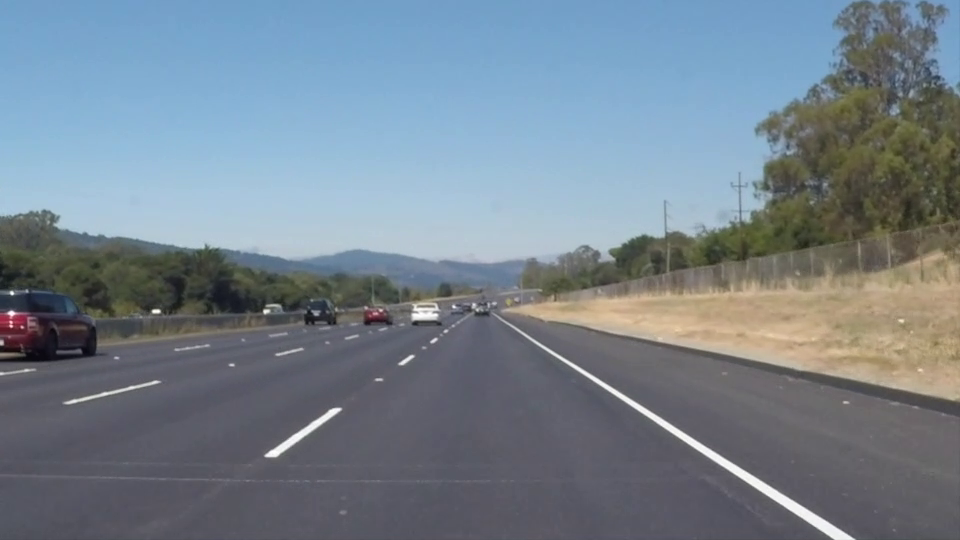
#> input picture frame 22 of visao_computacional/teste_hsl/solidWhiteRight.mp4, 960 x 540 px, given in place of ironcar.mp4, which was not available
$ python deteccaoFaixaEmVideo.py   (Python 2 division)   (older library calls are emulated)
#> lines starting #> are read from the running program, lines starting #| are printed output that depends on the picture; after the words box and inside, x2 and y2 are one past the last pixel; in counts of white or black regions, pixels touching at a corner belong together; pictures that were not available may be replaced by others from this repository, and a replacement may not be noted
### visao_computacional/calibracaoDeteccaoDeLinhas/util.py
# encoding: utf-8
import numpy as np
import cv2 as cv
import math
from time import sleep

def ROIporPorcentagem(img,y1,y2,x1,x2):
    """Recebe intervalos dados em porcentagens da ROI desejada e retorna a ROI
    Por exemplo a metade superior da imagem seria (img,0,50,0,100)
    """
    yMax, xMax = img.shape[0:2]
    return img[(yMax*y1)//100:(yMax*y2)//100,(xMax*x1)//100:(xMax*x2)//100]

class roiObject:
    """recebe a imagem da qual se quer fazer uma roi e as coordenadas dadas em porcentagem e cria um objeto
    """
    # [7 lines left out: function _init_, not called in this run]

    def getRoi(self):
        return self.roi

    # [12 lines left out: functions getAbsCoord, mantemFps, not called in this run]

def nothing(x):
    """função que faz nada para passar para os sliders com ação automática"""
    pass

# [4 lines left out: function distanciaEntrePontos, not called in this run]

def anguloDoRetangulo(retangulo):
    """calcula o ângulo de retangulo dado pela função minAreaRect"""
    #retângulo armazena ângulos de uma forma que é necessário fazer uns ajustes para conseguir o ângulo corretamente
    largura = retangulo[1][0]
    altura = retangulo[1][1]
    angulo = retangulo[2]
    if largura < altura:
        angulo = 90-angulo
    if angulo<0:
        angulo = abs(angulo)
    return round(angulo,2)

def escreveTexto(img,texto,coord):
	"""escreve texto na imagem"""
	fonte = cv.FONT_HERSHEY_PLAIN
	escala = 2
	cor = (0,255,0)
	linha = 2

	cv.putText(img,texto, coord, fonte, escala, cor, linha)

def desenhaRetangulos(imgOriginal,thresh,contourAreaMin=0,contourAreaMax=20000,anguloMin=0,anguloMax=180):
    """Recebe a imagem original e uma imagem binarizada. Na imagem binarizada são encontrados retângulos, que são desenhados na imagem original, caso se encontrem nos limites dados pelos argumentos
    """
    img = imgOriginal.copy()

    #lida com problemas de versao
    try:
        _, contours, _ = cv.findContours(thresh,cv.RETR_EXTERNAL,cv.CHAIN_APPROX_SIMPLE)
    except:
        contours, _ = cv.findContours(thresh,cv.RETR_EXTERNAL,cv.CHAIN_APPROX_SIMPLE)


    cor = (0,0,255)#cor do retangulo que encompassa semaforo

    #para cada contorno detectado encontra um bounding box
    for contour in contours:
        areaContour = cv.contourArea(contour)

        if areaContour<contourAreaMin or areaContour>contourAreaMax:
            continue #vai para próximo item do loop for sem desenhar o retangulo

        retangulo = cv.minAreaRect(contour)
        coordY = (int)(retangulo[0][0])
        coordX = (int)(retangulo[0][1])
        angulo = anguloDoRetangulo(retangulo)

        if angulo<anguloMin or angulo>anguloMax:
            continue #vai para próximo item do loop for sem desenhar o retangulo
        escreveTexto(img,(str)(angulo),(coordY,coordX))

        #lida com problemas de versao
        try:
            caixa = cv.boxPoints(retangulo)
        except:
            caixa = cv.cv.BoxPoints(retangulo)

        caixa = np.int0(caixa)
        cv.drawContours(img,[caixa],0,cor,3)

    return img

def calculaMatrizBEV(dstCols,dstRows,margemCols,margemRows):
    """calcula a matriz para realizar a transformação do ponto de vista para uma perspectiva birdEyeView (no momento calibrada para um vídeo específico)
    """
    rowHigh = dstRows
    colHigh = dstCols - (int)(dstRows*margemCols)
    rowLow = (int)(dstRows*margemCols)
    colLow = 0 + (int)(dstRows*margemCols)

    pts1 = np.float32([[110,80],[20,130],[220,80],[319,138]])
    pts2 = np.float32([[colLow,rowLow],[colLow,rowHigh],[colHigh,rowLow],[colHigh,rowHigh]])

    return cv.getPerspectiveTransform(pts1,pts2)


def criaERedimensionaJanelas(nomeJanela,dimensoes):
    cv.namedWindow(nomeJanela,cv.WINDOW_NORMAL)
    cv.resizeWindow(nomeJanela, dimensoes)

#funções abaixo só são realizadas se o tamanho do kernel não for -1, apenas para calibração
def blur(img,kernelSize):
    if kernelSize == -1:
        return img
    else:
        return cv.GaussianBlur(img,(kernelSize,kernelSize),0)

def opening(img,kernelSize):
    if kernelSize == -1:
        return img
    else:
        kernel = np.ones((kernelSize,kernelSize),np.uint8)
        return cv.morphologyEx(img, cv.MORPH_OPEN, kernel)

# [34 lines left out: functions sobelXY, imagemVazia, desenhaHoughLines, not called in this run]

def filtragemBlobParametros(faixaMinPixels,faixaMaxPixels,faixaMinInertia,faixaMaxInertia):
    parametros = cv.SimpleBlobDetector_Params()

    parametros.minThreshold = 10
    parametros.minThreshold = 200

    parametros.filterByArea = True
    parametros.minArea = faixaMinPixels
    parametros.maxArea = faixaMaxPixels

    #taxa de inercia baixo => objeto alongado ; taxa de inercia alto => objeto arredondado
    parametros.filterByInertia = True
    parametros.minInertiaRatio = faixaMinInertia
    parametros.maxInertiaRatio = faixaMaxInertia

    parametros.filterByConvexity = False
    parametros.filterByCircularity = False

    return parametros

### visao_computacional/calibracaoDeteccaoDeLinhas/deteccaoFaixaEmVideo.py
# encoding: utf-8
import numpy as np
import cv2 as cv
from util import *

"""
Código para calibração do detector de linhas da pista.

Ao executar, mova as janelas porque elas começam em cima uma das outras

Valores bons:
Theshold = 155
Área mínima = 0
Área máxima = 2100
Inércia mínima = 0
Inércia máxima = 34

A inércia se refere ao quão alongado um objeto é. Valores baixos são objetos mais alongados e os altos são objetos mais arredondados. Com isso já dá para separar um pouco o que é uma faixa e o que é brilho do sol
"""


numeroDeSets = 3
numeroDeImagens = 21
path = './videos/'
video = 'ironcar.mp4'

#tamanho da imagem com perspectiva BEV
dstCols = 400
dstRows = 600
#margens da imagem com perspectiva BEV
margemCols = 0.2
margemRows = 0.6


#cria janela para parâmetros
wnd = 'Parametros'
cv.namedWindow(wnd)

#cria um slider para cada parâmetro
indexSetBar = 'Set escolhido'
cv.createTrackbar(indexSetBar, wnd,0,numeroDeSets-1,nothing)
#> slider 'Set escolhido' is set to 2

indexFotoBar = 'Foto escolhida'
cv.createTrackbar(indexFotoBar, wnd,0,numeroDeImagens-1,nothing)
#> slider 'Foto escolhida' is set to 20

thValueBar = 'valor Threshold'
cv.createTrackbar(thValueBar, wnd,0,255,nothing)
#> slider 'valor Threshold' is set to 85

blurKernelBar = 'tamanho do kernel para blur(2k-1)'
cv.createTrackbar(blurKernelBar, wnd,0,10,nothing)
#> slider 'tamanho do kernel para blur(2k' is set to 3

openingKernelBar = 'tamanho do kernel para opening(2k-1)'
cv.createTrackbar(openingKernelBar, wnd,0,10,nothing)
#> slider 'tamanho do kernel para opening' is set to 3

faixaMinAreaBar = 'Area minima'
cv.createTrackbar(faixaMinAreaBar, wnd,200,10000,nothing)

faixaMaxAreaBar = 'Area maxima'
cv.createTrackbar(faixaMaxAreaBar, wnd,2000,10000,nothing)

faixaMinInertiaBar = 'Inercia minima(%)'
cv.createTrackbar(faixaMinInertiaBar, wnd,0,100,nothing)
#> slider 'Inercia minima(%)' is set to 20

faixaMaxInertiaBar = 'Inercia maxima(%)'
cv.createTrackbar(faixaMaxInertiaBar, wnd,25,100,nothing)

harris_blockSizeBar = 'harris block size'
cv.createTrackbar(harris_blockSizeBar, wnd,0,10,nothing)
#> slider 'harris block size' is set to 3

harris_kSizeBar = 'harris k size'
cv.createTrackbar(harris_kSizeBar, wnd,0,10,nothing)
#> slider 'harris k size' is set to 3

harris_kBar = 'harris free parameter(0,04 - 0,06)'
cv.createTrackbar(harris_kBar, wnd,0,20,nothing)
#> slider 'harris free parameter(0,04 - 0' is set to 6


#cria e muda tamanho das janelas
#originalWnd = 'Original'
predetectWnd = 'Binarizada'
blobWnd = 'Blob Detector'
harrisWnd = 'Harris Detection'
#BEV_Wnd = 'Bird Eye View'
retangulosWnd = 'Retangulos'


dimensoes = (400,300)
#criaERedimensionaJanelas(originalWnd,dimensoes)
criaERedimensionaJanelas(predetectWnd,dimensoes)
criaERedimensionaJanelas(blobWnd,dimensoes)
criaERedimensionaJanelas(harrisWnd,dimensoes)
criaERedimensionaJanelas(retangulosWnd,dimensoes)

matrizVisaoTopo = calculaMatrizBEV(dstCols,dstRows,margemCols,margemRows)

saiDoLoop = False

while(True):
    cap = cv.VideoCapture(path+video)
    #cap = cv.VideoCapture('ROBORACE_pista.mp4')

    if saiDoLoop:
        break

    while(True):

        #lê parâmetros dos sliders
        indexSet = cv.getTrackbarPos(indexSetBar, wnd)
        indexFoto = cv.getTrackbarPos(indexFotoBar, wnd)
        thValue = cv.getTrackbarPos(thValueBar, wnd)
        blurKernelSize = 2*cv.getTrackbarPos(blurKernelBar, wnd) - 1
        openingKernelSize = 2*cv.getTrackbarPos(openingKernelBar, wnd) - 1

        faixaMinPixels = cv.getTrackbarPos(faixaMinAreaBar, wnd)
        faixaMaxPixels = cv.getTrackbarPos(faixaMaxAreaBar, wnd)
        faixaMinInertia = 1.0*cv.getTrackbarPos(faixaMinInertiaBar, wnd)/100
        faixaMaxInertia = 1.0*cv.getTrackbarPos(faixaMaxInertiaBar, wnd)/100

        harris_blockSize = cv.getTrackbarPos(harris_blockSizeBar, wnd)+1
        harris_kSize = 2*cv.getTrackbarPos(harris_kSizeBar, wnd)+1
        harris_k = 1.0*(cv.getTrackbarPos(harris_kBar, wnd)/1000) +0.04


        _, image = cap.read()
#> image is the input picture: shape (540, 960, 3); mean B, G, R 141.9, 130.7, 117.7

        #reinicia vídeo
        try:
            gray = cv.cvtColor(image, cv.COLOR_BGR2GRAY)#converte para escala de cinza
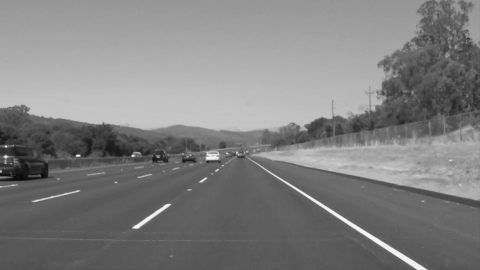
#> gray: shape (540, 960) (shown at 1/2 size); min 6, max 255, mean 128
        except:

            break

        bl = blur(gray,blurKernelSize)

        ope = opening(bl,openingKernelSize)

        _,thresh = cv.threshold(ope,thValue,255,cv.THRESH_BINARY)
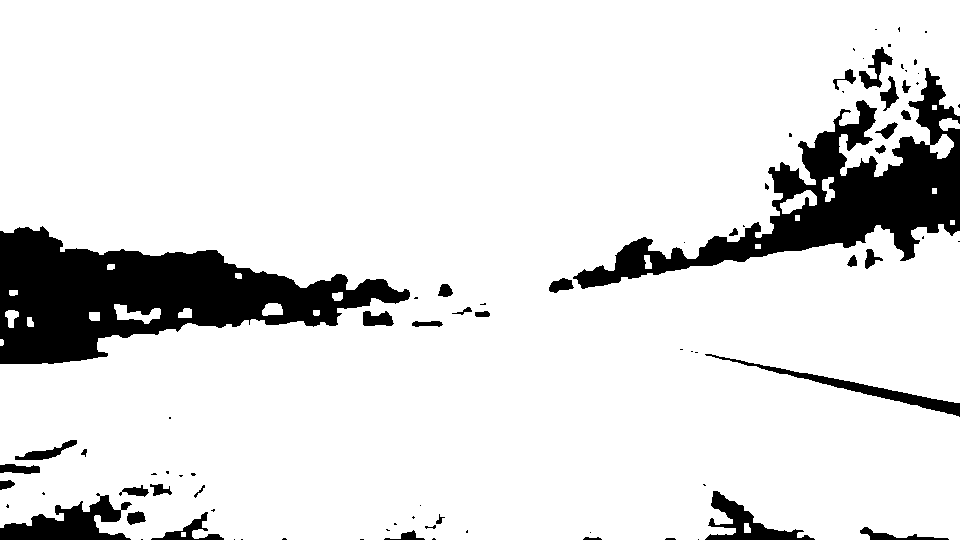
#> thresh: shape (540, 960); 88.1% white; 82 black regions (46 under 20 px), largest, box (x1, y1, x2, y2) and area: (0, 226, 410, 364) 27596, (573, 68, 960, 289) 22178, (0, 493, 132, 540) 3031

        #_,thresh = cv.threshold(ope,thValue,255,cv.THRESH_BINARY+cv.THRESH_OTSU)

        #realiza detecção som o SimpleBlobDetector
        parametrosBlobDtector = filtragemBlobParametros(faixaMinPixels,faixaMaxPixels,faixaMinInertia,faixaMaxInertia)
        detector = cv.SimpleBlobDetector_create(parametrosBlobDtector)

        notThresh = cv.bitwise_not(thresh)
#> notThresh: shape (540, 960); 11.9% white; 82 white regions (46 under 20 px)
        keypoints = detector.detect(notThresh)
#> keypoints = 1 keypoints; (x, y, size): (828, 188, 19.2)
        #coords = [keypoint.pt for keypoint in keypoints]

        original_mais_deteccao = cv.drawKeypoints(thresh, keypoints, np.array([]), (0,0,255), cv.DRAW_MATCHES_FLAGS_DRAW_RICH_KEYPOINTS)
        #original_mais_deteccao = cv.warpPerspective(original_mais_deteccao,matrizVisaoTopo,(dstCols,dstRows))


        #realiza detecção de bordas por Harris Corner Detection
        harris = cv.cornerHarris(gray,harris_blockSize,harris_kSize,harris_k)
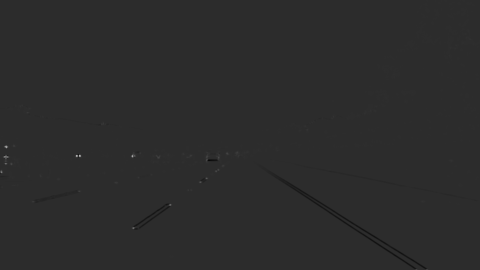
#> harris: shape (540, 960) float32 (shown at 1/2 size); min -22.32, max 104.4, mean 0; drawn with min black and max white
        imgHarris = image.copy()
        #imgHarris[harris>0.01*harris.max()] = [255,0,255] #cantos
        imgHarris[harris<0.01*harris.min()] = [255,0,255] #bordas
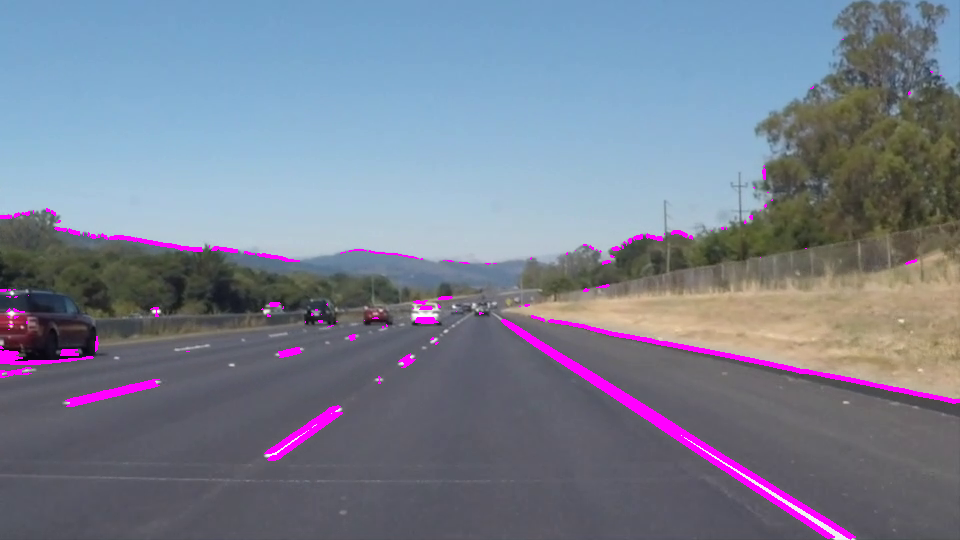
#> imgHarris: shape (540, 960, 3); 2.3% of pixels changed, all inside (x1, y1, x2, y2) = (0, 39, 960, 540)
        imgHarris = cv.warpPerspective(imgHarris,matrizVisaoTopo,(dstCols,dstRows))
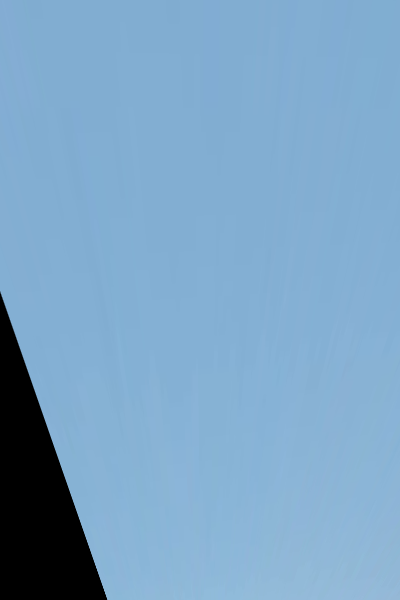
#> imgHarris: shape (600, 400, 3); mean B, G, R 196.9, 164.2, 123.9


        for kp in keypoints:
            y,x = kp.pt
            cv.floodFill(thresh, None, ((int)(y),(int)(x)), 120)
#> this loop made 1 pass
#> (kp, y, x) on pass 1: (keypoint at (828, 188.4), size 19.2, 828, 188.4)
#> thresh: shape (540, 960); 0.04% of pixels changed, all inside (x1, y1, x2, y2) = (822, 177, 835, 202)


        #desenha retângulos
        roiRetangulos = ROIporPorcentagem(image,30,100,0,100)
        roiRetangulosThresh = ROIporPorcentagem(thresh,30,100,0,100)
#> call 2 of ROIporPorcentagem, with y1 = 30, y2 = 100, x1 = 0, x2 = 100
#> in ROIporPorcentagem (call 2), `return img[(yMax*y1)//100:(yMax*y2)//100,(xMax*x1)//100:(xMax*x2)//100]`:
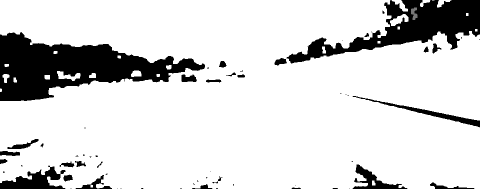
#> returned value: shape (378, 960) (shown at 1/2 size); min 0, max 255, mean 215.7
        imgRetangulos = desenhaRetangulos(roiRetangulos,roiRetangulosThresh,20,500)
#> in desenhaRetangulos, `_, contours, _ = cv.findContours(thresh,cv.RETR_EXTERNAL,cv.CHAIN_APPR..`: contours = 26 contours, 4 with area under 20; largest, box (x1, y1, x2, y2) and area: (0, 0, 960, 378) 303990, (780, 28, 817, 52) 409, (114, 142, 161, 162) 404, (783, 0, 816, 23) 260, (262, 141, 283, 154) 195
#> the loop in desenhaRetangulos, `for contour in contours:` made 26 passes
#> (areaContour, retangulo, coordY, coordX, largura in anguloDoRetangulo, altura in anguloDoRetangulo, angulo, caixa) on passes 2, 4, 5: (46, ((747, 365.5), (9, 6), -90), 747, 365, 9, 6, 90, [[750, 370], [744, 370], [744, 361], [750, 361]]), (45.5, ((30, 159.5), (9, 6), -90), 30, 159, 9, 6, 90, [[33, 164], [27, 164], [27, 155], [33, 155]]), (78, ((94, 154), (8, 10), -90), 94, 154, 8, 10, 180, [[99, 158], [89, 158], [89, 150], [99, 150]])
#> after the loop in desenhaRetangulos, `for contour in contours:`:
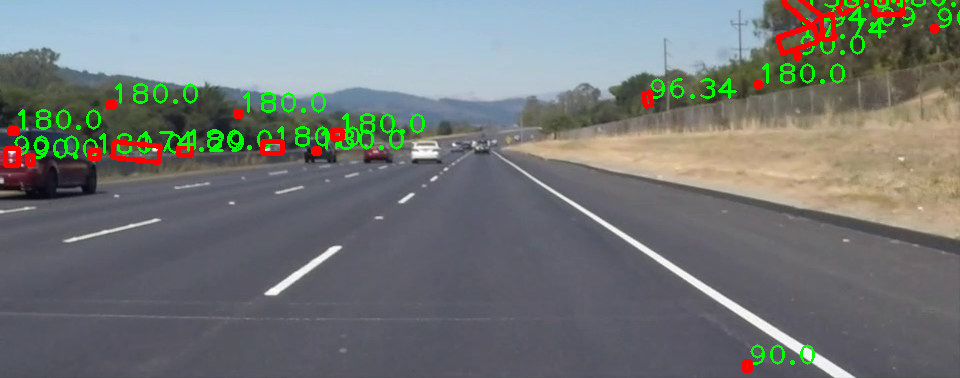
#> img: shape (378, 960, 3); mean B, G, R 118.4, 119.9, 114.9


        #cv.imshow(originalWnd,image)
        cv.imshow(predetectWnd,thresh)
        cv.imshow(blobWnd,original_mais_deteccao)
        cv.imshow(harrisWnd, imgHarris)
        cv.imshow(retangulosWnd, imgRetangulos)

        if cv.waitKey(1) & 0xFF == ord('q'):#pára código ao apertar 'q'
#> (key q is pressed here)
            saiDoLoop = True
            break
cv.destroyAllWindows()

$ run again, starting later in the video
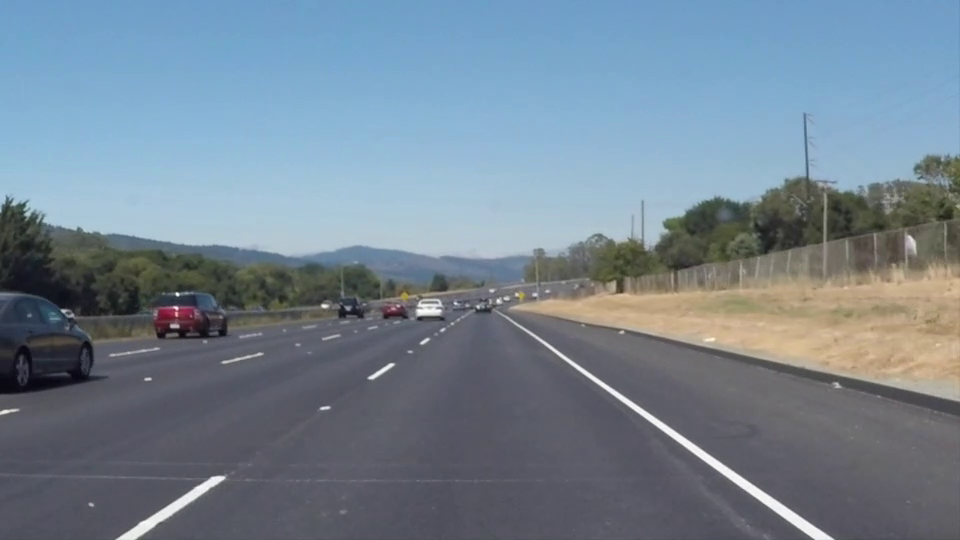
#> input picture frame 99 of visao_computacional/teste_hsl/solidWhiteRight.mp4, 960 x 540 px, given in place of ironcar.mp4, which was not available
#> image is the input picture: shape (540, 960, 3); mean B, G, R 146, 132.3, 116.7
#> `_,thresh = cv.threshold(ope,thValue,255,cv.THRESH_BINARY)`:
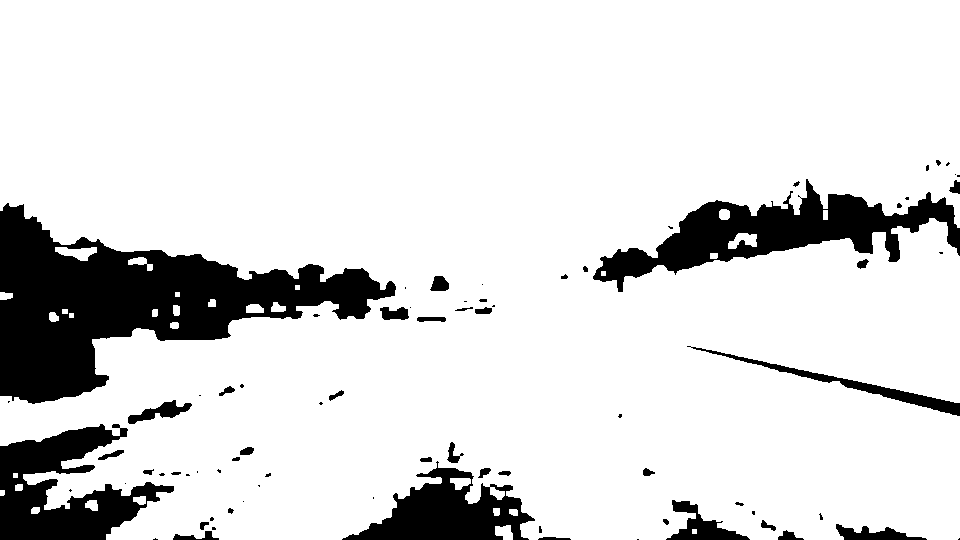
#> thresh: shape (540, 960); 86.4% white; 77 black regions (36 under 20 px), largest, box (x1, y1, x2, y2) and area: (0, 203, 396, 404) 32594, (593, 179, 960, 292) 13562, (0, 424, 174, 540) 10152
#> keypoints = ()
#> contours = 31 contours, 7 with area under 20; largest, box (x1, y1, x2, y2) and area: (0, 0, 960, 378) 289270, (55, 85, 97, 99) 314, (728, 71, 757, 87) 248, (495, 363, 513, 378) 178, (450, 316, 471, 328) 148
#> the loop in desenhaRetangulos, `for contour in contours:` made 31 passes
#> (areaContour, retangulo, coordY, coordX, largura in anguloDoRetangulo, altura in anguloDoRetangulo, angulo, caixa) on passes 2 to 5: (178.5, ((503.5, 370), (14, 17), -90), 503, 370, 14, 17, 180, [[512, 377], [495, 377], [495, 363], [512, 363]]), (42.5, ((513, 350), (6, 8), -90), 513, 350, 6, 8, 180, [[517, 353], [509, 353], [509, 347], [517, 347]]), (39, ((496, 349.5), (7, 6), -90), 496, 349, 7, 6, 90, [[499, 353], [493, 353], [493, 346], [499, 346]]), (44, ((35, 348), (6, 8), -90), 35, 348, 6, 8, 180, [[39, 351], [31, 351], [31, 345], [39, 345]])
#> after the loop in desenhaRetangulos, `for contour in contours:`:
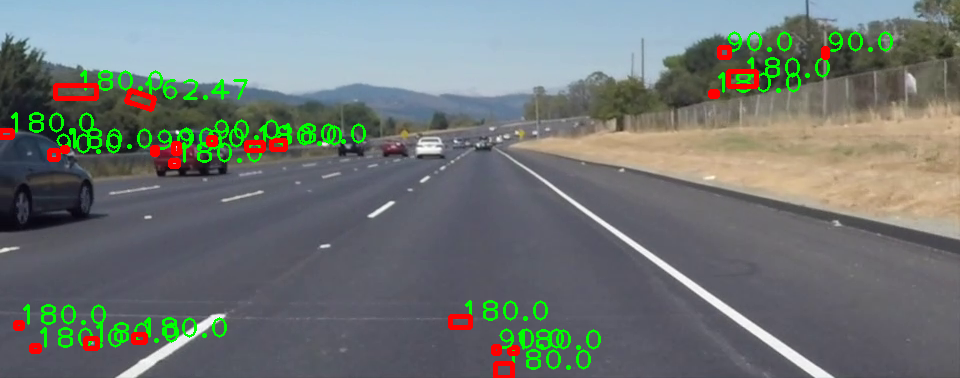
#> img: shape (378, 960, 3); mean B, G, R 117, 119.2, 112
